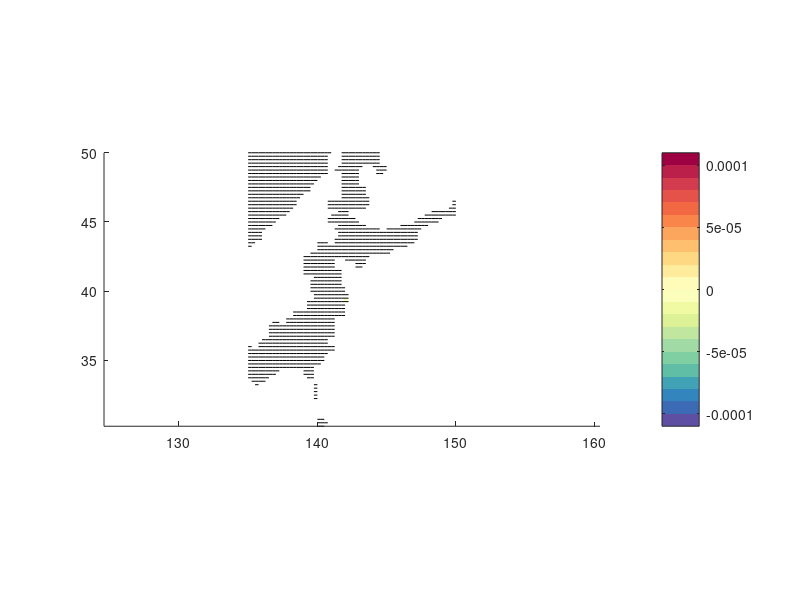

Here is the MATLAB script that generated this plot: (Note: this script raises an error after producing the figure.)
clc; clear all; close all;

load('dataset_coastline_river.mat')
load('dataset_grid_atmosphere')
load('dataset_grid_atmosphere_ERA')
load('dataset_grid_atmosphere_D1')
load('dataset_grid_atmosphere_D2')
load('dataset_grid_atmosphere_D3')
mycmap=[0.3686    0.3098    0.6353
    0.2395    0.4158    0.7107
    0.1958    0.5226    0.7407
    0.2536    0.6369    0.7101
    0.3764    0.7438    0.6533
    0.5000    0.8105    0.6409
    0.6334    0.8532    0.6452
    0.7556    0.9009    0.6232
    0.8668    0.9465    0.5932
    0.9427    0.9807    0.6356
    0.9866    1.0000    0.7329
    1.0000    0.9838    0.7243
    1.0000    0.9233    0.6109
    0.9958    0.8466    0.5106
    0.9958    0.7548    0.4304
    0.9895    0.6484    0.3597
    0.9780    0.5220    0.2934
    0.9490    0.4074    0.2612
    0.8985    0.3223    0.2879
    0.8272    0.2330    0.3096
    0.7341    0.1247    0.2953
    0.6196    0.0039    0.2588];

load('dataset_wind_ERA')
load('dataset_wind_D1')
load('dataset_wind_D2')
load('dataset_wind_D3')

LL=0.03;

% figure 6d
figure(1)

u10=u10_hourly_ERA;
v10=v10_hourly_ERA;

u10(isnan(u10))=0;
v10(isnan(v10))=0;

u10x=zeros(size(u10));
u10y=zeros(size(u10));
v10x=zeros(size(u10));
v10y=zeros(size(u10));

u10x(2:end,:,:)=1.225*(1.5*10^-3)*(abs(u10(2:end,:,:)).*u10(2:end,:,:)-abs(u10(1:end-1,:,:)).*u10(1:end-1,:,:))/100;
u10y(:,2:end,:)=1.225*(1.5*10^-3)*(abs(u10(:,2:end,:)).*u10(:,2:end,:)-abs(u10(:,1:end-1,:)).*u10(:,1:end-1,:))/100;
v10x(2:end,:,:)=1.225*(1.5*10^-3)*(abs(v10(2:end,:,:)).*v10(2:end,:,:)-abs(v10(1:end-1,:,:)).*v10(1:end-1,:,:))/100;
v10y(:,2:end,:)=1.225*(1.5*10^-3)*(abs(v10(:,2:end,:)).*v10(:,2:end,:)-abs(v10(:,1:end-1,:)).*v10(:,1:end-1,:))/100;

ws=u10x+v10y;
[xend,yend]=size(u10);


lon_map(1:9:xend,1:9:yend)=lon(1:9:xend,1:9:yend);
lon_map(5:9:xend,5:9:yend)=lon(5:9:xend,5:9:yend);
lat_map(1:9:xend,1:9:yend)=lat(1:9:xend,1:9:yend);
lat_map(5:9:xend,5:9:yend)=lat(5:9:xend,5:9:yend);

u10_map_r=zeros(size(xend,yend));
v10_map_r=zeros(size(xend,yend));
u10_map_r(1:9:xend,1:9:yend)=u10_hourly_ERA(1:9:xend,1:9:yend);
u10_map_r(5:9:xend,5:9:yend)=u10_hourly_ERA(5:9:xend,5:9:yend);
v10_map_r(1:9:xend,1:9:yend)=v10_hourly_ERA(1:9:xend,1:9:yend);
v10_map_r(5:9:xend,5:9:yend)=v10_hourly_ERA(5:9:xend,5:9:yend);

ws(1:75,end-170:end)=nan;

ws(ws<-1*10^-4)=-1*10^-4-10^-5;
ws(ws>1*10^-4)=1*10^-4+10^-5;

hold on

contourf(lon,lat,ws,linspace(-1*10^-4-10^-5,1*10^-4+10^-5,23),'linecolor','none');
colormap(mycmap)
colorbar
caxis([-1*10^-4-10^-5,1*10^-4+10^-5])
axis equal tight

mask1 = ~isnan(mask_ERA);  
mask1 = logical(mask1);

[nj, ni] = size(mask1);
lonc = nan(nj+1, ni+1);
latc = nan(nj+1, ni+1);

% interior corners
lonc(2:nj, 2:ni) = 0.25 * ( ...
    lon_era(1:end-1,1:end-1) + lon_era(2:end,1:end-1) + ...
    lon_era(1:end-1,2:end)   + lon_era(2:end,2:end) );

latc(2:nj, 2:ni) = 0.25 * ( ...
    lat_era(1:end-1,1:end-1) + lat_era(2:end,1:end-1) + ...
    lat_era(1:end-1,2:end)   + lat_era(2:end,2:end) );


plot(lon_era+mask_ERA-mask_ERA,lat_era+mask_ERA-mask_ERA,'k')

mesh(lon,lat,mask,'edgecolor','none','facecolor','[0.8 0.8 0.8]','FaceAlpha','1')
u10_map_r(10,end-15)=20;
v10_map_r(10,end-15)=0;
plot(141.9326,39.3488,'r^','markersize',15,'linewidth',10)
plot(141.907,39.360,'bp','linewidth',10,'Markersize',15)
xp=[141.8 141.8 141.901 141.901];
yp=[39.5041 39.359 39.359 39.5041];
quiver(lon_map,lat_map,u10_map_r,v10_map_r,LL,'color','k','linewidth',4)
grid on

ax = gca;
ax.FontSize = 40;
axis([141.885, 141.985,39.322, 39.368])
daspect([1.3 1 1])
xticks([141.9 141.95 142])
xticklabels({'141.9','141.95','142'})
yticks([39.35])
yticklabels({'39.35'})

% % figure 6c
figure(3)

u10=u10_hourly_D1;
v10=v10_hourly_D1;

u10(isnan(u10))=0;
v10(isnan(v10))=0;

u10x=zeros(size(u10));
u10y=zeros(size(u10));
v10x=zeros(size(u10));
v10y=zeros(size(u10));

u10x(2:end,:,:)=1.225*(1.5*10^-3)*(abs(u10(2:end,:,:)).*u10(2:end,:,:)-abs(u10(1:end-1,:,:)).*u10(1:end-1,:,:))/100;
u10y(:,2:end,:)=1.225*(1.5*10^-3)*(abs(u10(:,2:end,:)).*u10(:,2:end,:)-abs(u10(:,1:end-1,:)).*u10(:,1:end-1,:))/100;
v10x(2:end,:,:)=1.225*(1.5*10^-3)*(abs(v10(2:end,:,:)).*v10(2:end,:,:)-abs(v10(1:end-1,:,:)).*v10(1:end-1,:,:))/100;
v10y(:,2:end,:)=1.225*(1.5*10^-3)*(abs(v10(:,2:end,:)).*v10(:,2:end,:)-abs(v10(:,1:end-1,:)).*v10(:,1:end-1,:))/100;

ws=u10x+v10y;
[xend,yend]=size(u10);

lon_map(1:9:xend,1:9:yend)=lon(1:9:xend,1:9:yend);
lon_map(5:9:xend,5:9:yend)=lon(5:9:xend,5:9:yend);
lat_map(1:9:xend,1:9:yend)=lat(1:9:xend,1:9:yend);
lat_map(5:9:xend,5:9:yend)=lat(5:9:xend,5:9:yend);
u10_map_r=zeros(size(xend,yend));
v10_map_r=zeros(size(xend,yend));
u10_map_r(1:9:xend,1:9:yend)=u10_hourly_D1(1:9:xend,1:9:yend);
u10_map_r(5:9:xend,5:9:yend)=u10_hourly_D1(5:9:xend,5:9:yend);
v10_map_r(1:9:xend,1:9:yend)=v10_hourly_D1(1:9:xend,1:9:yend);
v10_map_r(5:9:xend,5:9:yend)=v10_hourly_D1(5:9:xend,5:9:yend);

ws(1:75,end-170:end)=nan;

ws(ws<-1*10^-4)=-1*10^-4-10^-5;
ws(ws>1*10^-4)=1*10^-4+10^-5;

hold on

contourf(lon,lat,ws,linspace(-1*10^-4-10^-5,1*10^-4+10^-5,23),'linecolor','none');
colormap(mycmap)
colorbar
caxis([-1*10^-4-10^-5,1*10^-4+10^-5])
axis equal tight

mask1_d1 = ~isnan(mask_D1);  
mask1_d1 = logical(mask1_d1);

[nj, ni] = size(mask1_d1);
lonc = nan(nj+1, ni+1);
latc = nan(nj+1, ni+1);

% interior corners
lonc(2:nj, 2:ni) = 0.25 * ( ...
    lon_d1(1:end-1,1:end-1) + lon_d1(2:end,1:end-1) + ...
    lon_d1(1:end-1,2:end)   + lon_d1(2:end,2:end) );

latc(2:nj, 2:ni) = 0.25 * ( ...
    lat_d1(1:end-1,1:end-1) + lat_d1(2:end,1:end-1) + ...
    lat_d1(1:end-1,2:end)   + lat_d1(2:end,2:end) );

mesh(lon,lat,mask,'edgecolor','none','facecolor','[0.8 0.8 0.8]','FaceAlpha','1')
hgt_mask=hgt_D1+mask_D1-mask_D1;
hgt_mask(isnan(hgt_mask))=-1;

u10_map_r(10,end-15)=20;
v10_map_r(10,end-15)=0;
plot(141.9326,39.3488,'r^','markersize',15,'linewidth',10)
plot(141.907,39.360,'bp','linewidth',10,'Markersize',15)
xp=[141.8 141.8 141.901 141.901];
yp=[39.5041 39.359 39.359 39.5041];
quiver(lon_map,lat_map,u10_map_r,v10_map_r,LL,'color','k','linewidth',4)
grid on

ax = gca;
ax.FontSize = 40;
axis([141.885, 141.985,39.322, 39.368])
daspect([1.3 1 1])
xticks([141.9 141.95 142])
xticklabels({'141.9','141.95','142'})
yticks([39.35])
yticklabels({'39.35'})

% % figure 6b
figure(5)

u10=u10_hourly_D2;
v10=v10_hourly_D2;

u10(isnan(u10))=0;
v10(isnan(v10))=0;

u10x=zeros(size(u10));
u10y=zeros(size(u10));
v10x=zeros(size(u10));
v10y=zeros(size(u10));

u10x(2:end,:,:)=1.225*(1.5*10^-3)*(abs(u10(2:end,:,:)).*u10(2:end,:,:)-abs(u10(1:end-1,:,:)).*u10(1:end-1,:,:))/100;
u10y(:,2:end,:)=1.225*(1.5*10^-3)*(abs(u10(:,2:end,:)).*u10(:,2:end,:)-abs(u10(:,1:end-1,:)).*u10(:,1:end-1,:))/100;
v10x(2:end,:,:)=1.225*(1.5*10^-3)*(abs(v10(2:end,:,:)).*v10(2:end,:,:)-abs(v10(1:end-1,:,:)).*v10(1:end-1,:,:))/100;
v10y(:,2:end,:)=1.225*(1.5*10^-3)*(abs(v10(:,2:end,:)).*v10(:,2:end,:)-abs(v10(:,1:end-1,:)).*v10(:,1:end-1,:))/100;

ws=u10x+v10y;
[xend,yend]=size(u10);

lon_map(1:9:xend,1:9:yend)=lon(1:9:xend,1:9:yend);
lon_map(5:9:xend,5:9:yend)=lon(5:9:xend,5:9:yend);
lat_map(1:9:xend,1:9:yend)=lat(1:9:xend,1:9:yend);
lat_map(5:9:xend,5:9:yend)=lat(5:9:xend,5:9:yend);
u10_map_r=zeros(size(xend,yend));
v10_map_r=zeros(size(xend,yend));
u10_map_r(1:9:xend,1:9:yend)=u10_hourly_D2(1:9:xend,1:9:yend);
u10_map_r(5:9:xend,5:9:yend)=u10_hourly_D2(5:9:xend,5:9:yend);
v10_map_r(1:9:xend,1:9:yend)=v10_hourly_D2(1:9:xend,1:9:yend);
v10_map_r(5:9:xend,5:9:yend)=v10_hourly_D2(5:9:xend,5:9:yend);

ws(1:75,end-170:end)=nan;

ws(ws<-1*10^-4)=-1*10^-4-10^-5;
ws(ws>1*10^-4)=1*10^-4+10^-5;

hold on

contourf(lon,lat,ws,linspace(-1*10^-4-10^-5,1*10^-4+10^-5,23),'linecolor','none');
colormap(mycmap)
colorbar
caxis([-1*10^-4-10^-5,1*10^-4+10^-5])
axis equal tight

mask1_d2 = ~isnan(mask_D2);  
mask1_d2 = logical(mask1_d2);


[nj, ni] = size(mask1_d2);
lonc = nan(nj+1, ni+1);
latc = nan(nj+1, ni+1);

% interior corners
lonc(2:nj, 2:ni) = 0.25 * ( ...
    lon_d2(1:end-1,1:end-1) + lon_d2(2:end,1:end-1) + ...
    lon_d2(1:end-1,2:end)   + lon_d2(2:end,2:end) );

latc(2:nj, 2:ni) = 0.25 * ( ...
    lat_d2(1:end-1,1:end-1) + lat_d2(2:end,1:end-1) + ...
    lat_d2(1:end-1,2:end)   + lat_d2(2:end,2:end) );

mesh(lon,lat,mask,'edgecolor','none','facecolor','[0.8 0.8 0.8]','FaceAlpha','1')

u10_map_r(10,end-15)=20;
v10_map_r(10,end-15)=0;
plot(141.9326,39.3488,'r^','markersize',15,'linewidth',10)
plot(141.907,39.360,'bp','linewidth',10,'Markersize',15)
xp=[141.8 141.8 141.901 141.901];
yp=[39.5041 39.359 39.359 39.5041];
quiver(lon_map,lat_map,u10_map_r,v10_map_r,LL,'color','k','linewidth',4)
grid on

ax = gca;
ax.FontSize = 40;
axis([141.885, 141.985,39.322, 39.368])
daspect([1.3 1 1])
xticks([141.9 141.95 142])
xticklabels({'141.9','141.95','142'})
yticks([39.35])
yticklabels({'39.35'})

% % figure 6a
figure(7)

u10=u10_hourly_D3;
v10=v10_hourly_D3;

u10(isnan(u10))=0;
v10(isnan(v10))=0;

u10x=zeros(size(u10));
u10y=zeros(size(u10));
v10x=zeros(size(u10));
v10y=zeros(size(u10));

u10x(2:end,:,:)=1.225*(1.5*10^-3)*(abs(u10(2:end,:,:)).*u10(2:end,:,:)-abs(u10(1:end-1,:,:)).*u10(1:end-1,:,:))/100;
u10y(:,2:end,:)=1.225*(1.5*10^-3)*(abs(u10(:,2:end,:)).*u10(:,2:end,:)-abs(u10(:,1:end-1,:)).*u10(:,1:end-1,:))/100;
v10x(2:end,:,:)=1.225*(1.5*10^-3)*(abs(v10(2:end,:,:)).*v10(2:end,:,:)-abs(v10(1:end-1,:,:)).*v10(1:end-1,:,:))/100;
v10y(:,2:end,:)=1.225*(1.5*10^-3)*(abs(v10(:,2:end,:)).*v10(:,2:end,:)-abs(v10(:,1:end-1,:)).*v10(:,1:end-1,:))/100;

ws=u10x+v10y;
[xend,yend]=size(u10);

lon_map(1:9:xend,1:9:yend)=lon(1:9:xend,1:9:yend);
lon_map(5:9:xend,5:9:yend)=lon(5:9:xend,5:9:yend);
lat_map(1:9:xend,1:9:yend)=lat(1:9:xend,1:9:yend);
lat_map(5:9:xend,5:9:yend)=lat(5:9:xend,5:9:yend);
u10_map_r=zeros(size(xend,yend));
v10_map_r=zeros(size(xend,yend));
u10_map_r(1:9:xend,1:9:yend)=u10_hourly_D3(1:9:xend,1:9:yend);
u10_map_r(5:9:xend,5:9:yend)=u10_hourly_D3(5:9:xend,5:9:yend);
v10_map_r(1:9:xend,1:9:yend)=v10_hourly_D3(1:9:xend,1:9:yend);
v10_map_r(5:9:xend,5:9:yend)=v10_hourly_D3(5:9:xend,5:9:yend);

ws(1:75,end-170:end)=nan;

ws(ws<-1*10^-4)=-1*10^-4-10^-5;
ws(ws>1*10^-4)=1*10^-4+10^-5;

hold on

contourf(lon,lat,ws,linspace(-1*10^-4-10^-5,1*10^-4+10^-5,23),'linecolor','none');
colormap(mycmap)
colorbar
caxis([-1*10^-4-10^-5,1*10^-4+10^-5])
axis equal tight

mask1_d3 = ~isnan(mask_D3);  
mask1_d3 = logical(mask1_d3);

[nj, ni] = size(mask1_d3);
lonc = nan(nj+1, ni+1);
latc = nan(nj+1, ni+1);

% interior corners
lonc(2:nj, 2:ni) = 0.25 * ( ...
    lon_d3(1:end-1,1:end-1) + lon_d3(2:end,1:end-1) + ...
    lon_d3(1:end-1,2:end)   + lon_d3(2:end,2:end) );

latc(2:nj, 2:ni) = 0.25 * ( ...
    lat_d3(1:end-1,1:end-1) + lat_d3(2:end,1:end-1) + ...
    lat_d3(1:end-1,2:end)   + lat_d3(2:end,2:end) );

mesh(lon,lat,mask,'edgecolor','none','facecolor','[0.8 0.8 0.8]','FaceAlpha','1')

u10_map_r(1:71,end-165:end)=nan;
v10_map_r(1:71,end-165:end)=nan;
u10_map_r(10,end-15)=20;
v10_map_r(10,end-15)=0;
u10_map_r(62,end-157)=10;
v10_map_r(62,end-157)=0;
lon_map(62,end-157)=lon(62,end-157);
lat_map(62,end-157)=lat(62,end-157);
plot(141.9326,39.3488,'r^','markersize',15,'linewidth',10)
plot(141.907,39.360,'bp','linewidth',10,'Markersize',15)
xp=[141.8 141.8 141.901 141.901];
yp=[39.5041 39.359 39.359 39.5041];
patch(xp,yp,'w')
quiver(lon_map,lat_map,u10_map_r,v10_map_r,LL,'color','k','linewidth',4)
text(141.885,39.362,'10 m/s','fontsize',50)
grid on

ax = gca;
ax.FontSize = 40;
axis([141.885, 141.985,39.322, 39.368])
daspect([1.3 1 1])
xticks([141.9 141.95 142])
xticklabels({'141.9','141.95','142'})
yticks([39.35])
yticklabels({'39.35'})
lon0 = 141.97;
lat0 = 39.362;
dlon_1km = 1 / (111.32 * cosd(lat0));
plot([lon0, lon0 + dlon_1km],[lat0, lat0],'m','linewidth',5);
